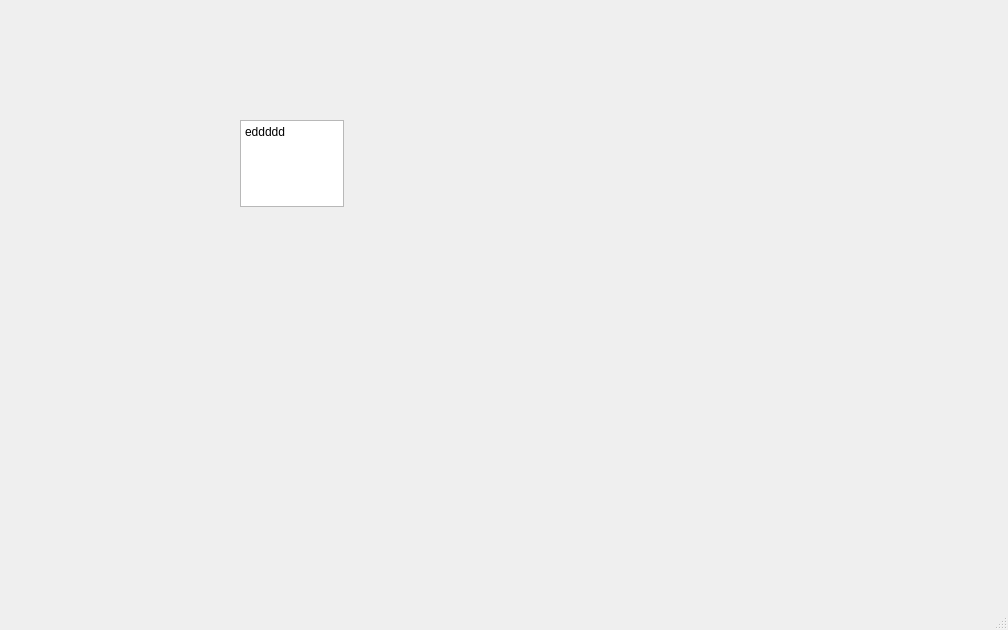
<?xml version="1.0" encoding="UTF-8"?>
<ui version="4.0">
 <class>MainWindow</class>
 <widget class="QMainWindow" name="MainWindow">
  <property name="geometry">
   <rect>
    <x>0</x>
    <y>0</y>
    <width>1008</width>
    <height>630</height>
   </rect>
  </property>
  <property name="windowTitle">
   <string>MainWindow</string>
  </property>
  <widget class="QWidget" name="centralwidget">
   <widget class="QPlainTextEdit" name="plainTextEdit">
    <property name="geometry">
     <rect>
      <x>240</x>
      <y>120</y>
      <width>104</width>
      <height>87</height>
     </rect>
    </property>
    <property name="plainText">
     <string>eddddd
</string>
    </property>
   </widget>
  </widget>
  <widget class="QMenuBar" name="menubar">
   <property name="geometry">
    <rect>
     <x>0</x>
     <y>0</y>
     <width>1008</width>
     <height>26</height>
    </rect>
   </property>
  </widget>
  <widget class="QStatusBar" name="statusbar"/>
 </widget>
 <resources/>
 <connections/>
</ui>
